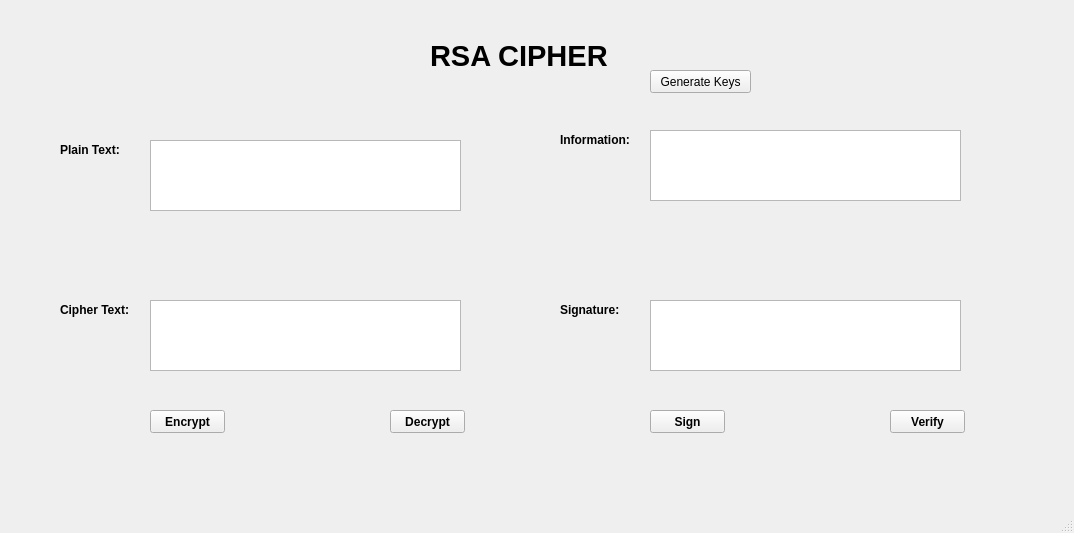
<?xml version="1.0" encoding="UTF-8"?>
<ui version="4.0">
 <class>MainWindow</class>
 <widget class="QMainWindow" name="MainWindow">
  <property name="geometry">
   <rect>
    <x>0</x>
    <y>0</y>
    <width>1074</width>
    <height>533</height>
   </rect>
  </property>
  <property name="windowTitle">
   <string>MainWindow</string>
  </property>
  <widget class="QWidget" name="centralwidget">
   <widget class="QLabel" name="label">
    <property name="geometry">
     <rect>
      <x>430</x>
      <y>30</y>
      <width>181</width>
      <height>51</height>
     </rect>
    </property>
    <property name="font">
     <font>
      <pointsize>22</pointsize>
      <weight>75</weight>
      <bold>true</bold>
     </font>
    </property>
    <property name="text">
     <string>RSA CIPHER</string>
    </property>
   </widget>
   <widget class="QPushButton" name="btn_GenerateKeys">
    <property name="geometry">
     <rect>
      <x>650</x>
      <y>70</y>
      <width>101</width>
      <height>23</height>
     </rect>
    </property>
    <property name="text">
     <string>Generate Keys</string>
    </property>
   </widget>
   <widget class="QPlainTextEdit" name="tb_Plaintext">
    <property name="geometry">
     <rect>
      <x>150</x>
      <y>140</y>
      <width>311</width>
      <height>71</height>
     </rect>
    </property>
   </widget>
   <widget class="QLabel" name="label_2">
    <property name="geometry">
     <rect>
      <x>60</x>
      <y>140</y>
      <width>61</width>
      <height>20</height>
     </rect>
    </property>
    <property name="font">
     <font>
      <weight>75</weight>
      <bold>true</bold>
     </font>
    </property>
    <property name="text">
     <string>Plain Text:</string>
    </property>
   </widget>
   <widget class="QPlainTextEdit" name="tb_Ciphertext">
    <property name="geometry">
     <rect>
      <x>150</x>
      <y>300</y>
      <width>311</width>
      <height>71</height>
     </rect>
    </property>
   </widget>
   <widget class="QLabel" name="label_3">
    <property name="geometry">
     <rect>
      <x>60</x>
      <y>300</y>
      <width>71</width>
      <height>20</height>
     </rect>
    </property>
    <property name="font">
     <font>
      <weight>75</weight>
      <bold>true</bold>
     </font>
    </property>
    <property name="text">
     <string>Cipher Text:</string>
    </property>
   </widget>
   <widget class="QPlainTextEdit" name="tb_Information">
    <property name="geometry">
     <rect>
      <x>650</x>
      <y>130</y>
      <width>311</width>
      <height>71</height>
     </rect>
    </property>
   </widget>
   <widget class="QLabel" name="label_4">
    <property name="geometry">
     <rect>
      <x>560</x>
      <y>130</y>
      <width>71</width>
      <height>20</height>
     </rect>
    </property>
    <property name="font">
     <font>
      <weight>75</weight>
      <bold>true</bold>
     </font>
    </property>
    <property name="text">
     <string>Information:</string>
    </property>
   </widget>
   <widget class="QPlainTextEdit" name="tb_Signature">
    <property name="geometry">
     <rect>
      <x>650</x>
      <y>300</y>
      <width>311</width>
      <height>71</height>
     </rect>
    </property>
   </widget>
   <widget class="QLabel" name="label_5">
    <property name="geometry">
     <rect>
      <x>560</x>
      <y>300</y>
      <width>61</width>
      <height>20</height>
     </rect>
    </property>
    <property name="font">
     <font>
      <weight>75</weight>
      <bold>true</bold>
     </font>
    </property>
    <property name="text">
     <string>Signature:</string>
    </property>
   </widget>
   <widget class="QPushButton" name="btn_Encrypt">
    <property name="geometry">
     <rect>
      <x>150</x>
      <y>410</y>
      <width>75</width>
      <height>23</height>
     </rect>
    </property>
    <property name="font">
     <font>
      <weight>75</weight>
      <bold>true</bold>
     </font>
    </property>
    <property name="text">
     <string>Encrypt</string>
    </property>
   </widget>
   <widget class="QPushButton" name="btn_Decrypt">
    <property name="geometry">
     <rect>
      <x>390</x>
      <y>410</y>
      <width>75</width>
      <height>23</height>
     </rect>
    </property>
    <property name="font">
     <font>
      <weight>75</weight>
      <bold>true</bold>
     </font>
    </property>
    <property name="text">
     <string>Decrypt</string>
    </property>
   </widget>
   <widget class="QPushButton" name="btn_Sign">
    <property name="geometry">
     <rect>
      <x>650</x>
      <y>410</y>
      <width>75</width>
      <height>23</height>
     </rect>
    </property>
    <property name="font">
     <font>
      <weight>75</weight>
      <bold>true</bold>
     </font>
    </property>
    <property name="text">
     <string>Sign</string>
    </property>
   </widget>
   <widget class="QPushButton" name="btn_Verify">
    <property name="geometry">
     <rect>
      <x>890</x>
      <y>410</y>
      <width>75</width>
      <height>23</height>
     </rect>
    </property>
    <property name="font">
     <font>
      <weight>75</weight>
      <bold>true</bold>
     </font>
    </property>
    <property name="text">
     <string>Verify</string>
    </property>
   </widget>
  </widget>
  <widget class="QMenuBar" name="menubar">
   <property name="geometry">
    <rect>
     <x>0</x>
     <y>0</y>
     <width>1074</width>
     <height>21</height>
    </rect>
   </property>
  </widget>
  <widget class="QStatusBar" name="statusbar"/>
 </widget>
 <resources/>
 <connections/>
</ui>
